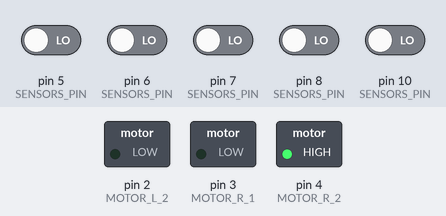
Recording of a sketch running on a simulated Arduino Uno, built with avr-gcc and run on an emulated ATmega328P. Parts: switched loads named in the sketch (green lamp = pin HIGH). The inputs (shaded band) are chosen by the test bench; at power-on: pin 5 (SENSORS_PIN), pin 6 (SENSORS_PIN), pin 7 (SENSORS_PIN), pin 8 (SENSORS_PIN), pin 10 (SENSORS_PIN) LOW. Pins used as bus, display or sensor lines are not drawn; what the sketch prints to the serial monitor is not drawn.

Above: at 1.3 s.
1.4 s: pin 6 (SENSORS_PIN) driven HIGH
At 1.58 s:
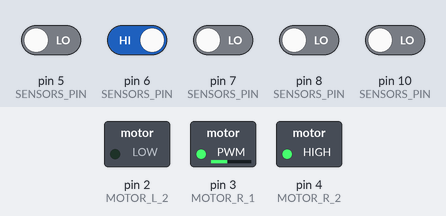
4.4 s: pin 5 (SENSORS_PIN) driven HIGH
5.9 s: pin 5 (SENSORS_PIN) driven LOW and pin 6 (SENSORS_PIN) driven LOW
At 6.3 s:
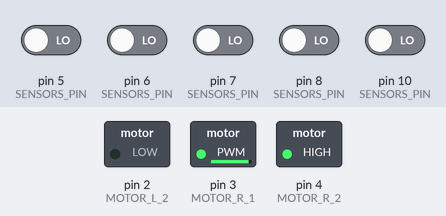
7.4 s: pin 7 (SENSORS_PIN) driven HIGH
At 10.25 s:
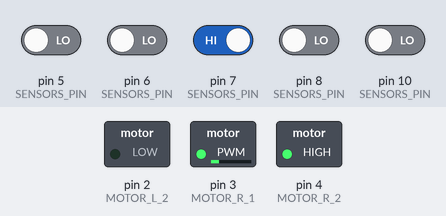
10.4 s: pin 8 (SENSORS_PIN) driven HIGH
13.4 s: pin 10 (SENSORS_PIN) driven HIGH
Timing chart, 0 to 15.9 s (numbered marks = the images above; inputs shaded):
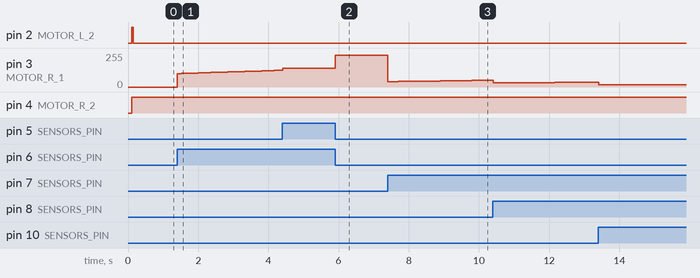

The sketch:

robocar-bak.ino
```cpp
#include <Arduino.h>
#define MOTOR_L_1 1
#define MOTOR_L_2 2
#define MOTOR_R_1 3
#define MOTOR_R_2 4

const uint8_t SENSORS_PIN[] = { 21, 20, 10, 8, 7, 6, 5 };

float Kp = 20;
float Ki = 0.01;
float Kd = 10;
float P;
float I;
float D;
float PIDValue = 0;
float error = 0;
int lastError = 0;
int isRunning = 1;

uint8_t maxspeed = 100;
const uint8_t maxspeedt = 255;
void read_sensors();
void caculate_pid();
void motor_control();
void set_motor(int, int);

uint8_t lastDir = 1;

void setup() {
  pinMode(MOTOR_L_1, OUTPUT);
  pinMode(MOTOR_L_2, OUTPUT);
  pinMode(MOTOR_R_1, OUTPUT);
  pinMode(MOTOR_R_2, OUTPUT);

  for (auto sensorPin : SENSORS_PIN) {
    pinMode(sensorPin, INPUT);
  }
  Serial.begin(115200);
  delay(100);
}

void loop() {
  for (int i = 100; i < maxspeed; i++){
    set_motor(i,i);
    delay(5);
  }


  while (isRunning) {
    maxspeed = constrain(maxspeed + 3, 0,  maxspeedt);
    read_sensors();
    caculate_pid();
    motor_control();
    delay(5);
  }

  set_motor(-200, -200);
  delay(100);
  set_motor(0, 0);
  while (1) {
    delay(1000);
  }
}

void read_sensors() {
  String sensorArray = "";
  int sumSensor = 0;
  for (auto sensorPin : SENSORS_PIN) {
    sensorArray += (char)(digitalRead(sensorPin) + 48);
    sumSensor += digitalRead(sensorPin);
  }
  Serial.println(sensorArray);

  if (sensorArray[0] == '1'){
    lastDir = 0;
  } else if (sensorArray[6] == '1'){
    lastDir = 2;
  }

  if (sensorArray == "0000001") error = 8;
  else if (sensorArray == "0000011") error = 7;
  else if (sensorArray == "0000010") error = 5;
  else if (sensorArray == "0000110") error = 3;
  else if (sensorArray == "0000100") error = 2;
  else if (sensorArray == "0001100") error = 1;
  else if (sensorArray == "0001000") error = 0;
  else if (sensorArray == "0011100") error = 0;
  else if (sensorArray == "0011000") error = -1;
  else if (sensorArray == "0010000") error = -2;
  else if (sensorArray == "0110000") error = -3;
  else if (sensorArray == "0100000") error = -5;
  else if (sensorArray == "1100000") error = -7;

  else if (sensorArray == "1000000") error = -8;
  else if (sensorArray == "0111000" || sensorArray == "0111100" || sensorArray == "1111100") error = -9;
  else if (sensorArray == "0001110" || sensorArray == "0011110" || sensorArray == "0011111") error = 9;
  else if (sensorArray == "0000000") {
    if (lastDir == 0) error = -12;
    else if (lastDir == 2) error = 12;
  } else if (sensorArray == "1111111") {
    isRunning = 0;
  }
}

void caculate_pid() {
  P = error;
  if (abs(error) < 6)
    I = I + error;
  else
    I = 0;
  D = error - lastError;
  PIDValue = Kp * P + Ki * I + Kd * D;
  Serial.println(PIDValue);
  lastError = error;
}

void motor_control() {
  if (error < 0)
    set_motor(maxspeed + PIDValue, maxspeed);
  else
    set_motor(maxspeed, maxspeed - PIDValue);
}

void set_motor(int speedLeft, int speedRight) {
  // uncomment line above if any side run reverse
  speedRight = constrain(speedRight, -maxspeed, maxspeed);
  speedLeft = constrain(speedLeft, -maxspeed, maxspeed);
  speedLeft = -speedLeft;
  speedRight = -speedRight;

  if (speedRight > 0) {
    digitalWrite(MOTOR_R_2, LOW);
    analogWrite(MOTOR_R_1, speedRight);
  } else {
    digitalWrite(MOTOR_R_2, HIGH);
    analogWrite(MOTOR_R_1, 255 + speedRight);
  }
  if (speedLeft > 0) {
    digitalWrite(MOTOR_L_1, LOW);
    analogWrite(MOTOR_L_2, speedLeft);
  } else {
    digitalWrite(MOTOR_L_1, HIGH);
    analogWrite(MOTOR_L_2, 255 + speedLeft);
  }
}
```

Measured:
- after the input at 1.4 s, pin 3 (MOTOR_R_1): moves from 0/255 to 125/255 over 2.9 s, starting at once
- after the input at 5.9 s, pin 3 (MOTOR_R_1): 140/255 → 240/255 at once
- after the input at 7.4 s, pin 3 (MOTOR_R_1): 240/255 → 41/255 at once, → 42/255 0.29 s later, → 43/255 0.30 s later, → 44/255 0.30 s later, … (11 changes in this stretch)
